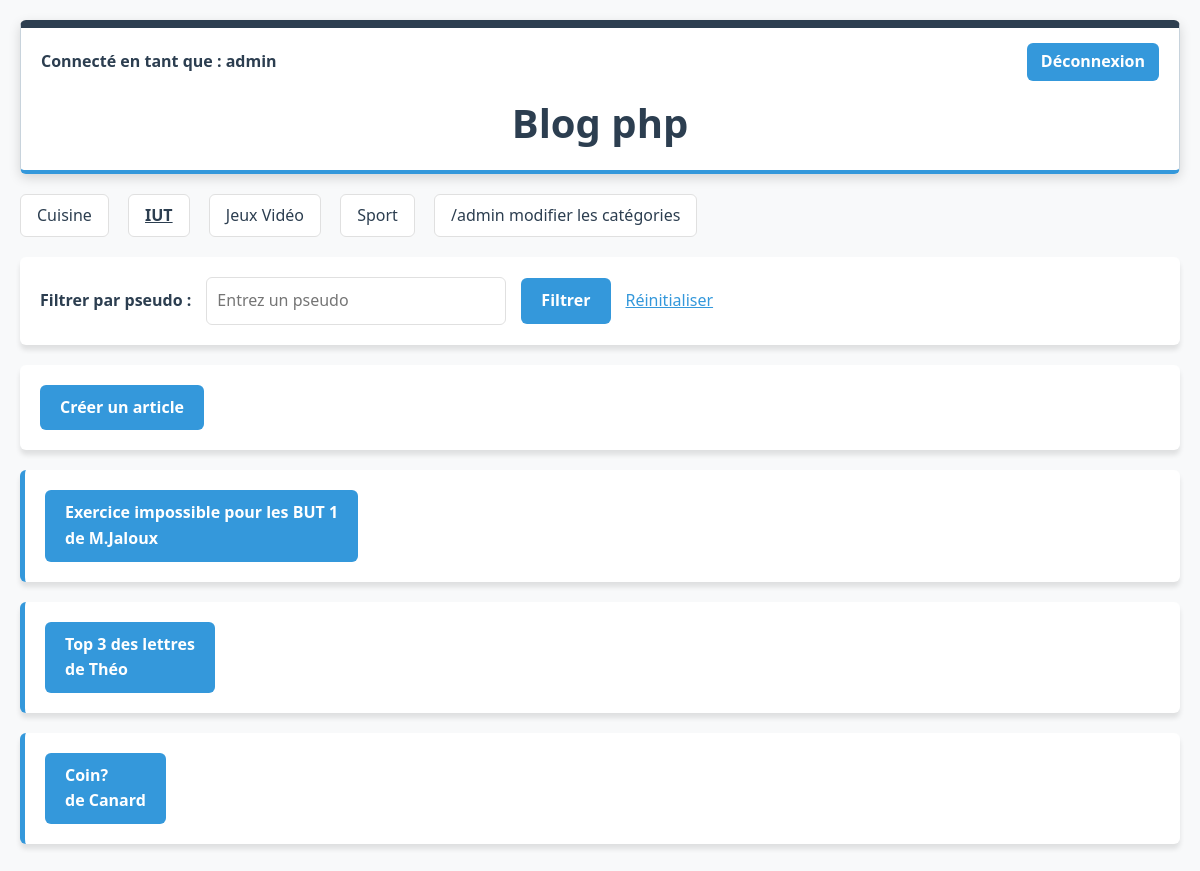
The page /php/index.php?categorie_id=3 (signed in) on the database its author committed.
### tables this page shows
CREATE TABLE IF NOT EXISTS `categorie` (
  `id` int NOT NULL AUTO_INCREMENT,
  `nom` varchar(100) NOT NULL,
  PRIMARY KEY (`id`),
  UNIQUE KEY `nom` (`nom`)
);

CREATE TABLE IF NOT EXISTS `article` (
  `id` int NOT NULL AUTO_INCREMENT,
  `titre` varchar(255) NOT NULL,
  `description` varchar(3000) NOT NULL,
  `pseudo` varchar(50) NOT NULL,
  PRIMARY KEY (`id`),
  KEY `fk_article_user` (`pseudo`)
);

### php/index.php (the view, shortened to what this page needs)
<?php
require_once('header.php');
require_once('fonction_accueil.php');
$donnees = recuperer_donnees_article();
$categories = $donnees['categories'];
$categorie_active = $donnees['categorie_active'];
$vals = $donnees['articles'];
?>
<?php
foreach ($categories as $cat) {
    ?>
    <a href="index.php?categorie_id=<?= $cat['id'] ?>"
        style="margin-right: 15px; <?= ($cat['id'] == $categorie_active && empty($_GET['pseudo'])) ? 'font-weight: bold; text-decoration: underline;' : '' ?>"><?= htmlspecialchars($cat['nom']) ?></a>
    <?php
}
if (isset($_SESSION["admin"]) && $_SESSION["admin"] === true) {
    ?> <a href="modifier_categories.php" ">/admin modifier les catégories</a>
    <?php
}
?>
<section>
    <form method="GET" action="">
        <label for="pseudo">Filtrer par pseudo :</label>
        <input type="text" name="pseudo" id="pseudo" placeholder="Entrez un pseudo" />
        <button type="submit">Filtrer</button>
        <a href="index.php">Réinitialiser</a>
    </form>
</section>
<section>
    <?php
    if (isset($_SESSION["connecter"])) {
        ?><a href="creation_article.php" ">Créer un article</a><?php
    } else {
        ?><a href="connexion.php" ">Créer un article</a><?php
    }
    ?>
</section>
<?php
if (!empty($vals)) {
    foreach ($vals as $row) {
        affiche_article($row['titre'], $row['pseudo'],$row['id']);
    }
} else {
    echo '<p>article(s) introuvable(s)</p>';
}
?>
<?php
require_once('footer.php');
?>

### php/fonction_accueil.php (shortened to what this page needs)
<?php
function affiche_article(?string $titreArticle, string $nomAuteur, int $id_article): void
{
	echo "<section class=article>";
	echo "<a href='./article.php?id_article=$id_article'";
	echo "<h3>" . htmlspecialchars($titreArticle) . "</h3>";
	echo "<p> de " . htmlspecialchars($nomAuteur) . "</p>";
	echo "</a>";
	echo "</section>";
}
function recuperer_donnees_article()
{
	try {
		$connexion = new PDO('mysql:host=localhost;dbname=blog;', 'root', '');
		$connexion->setAttribute(PDO::ATTR_ERRMODE, PDO::ERRMODE_EXCEPTION);
	} catch (PDOException $e) {
		die('Erreur PDO: ' . $e->getMessage());
	} catch (Exception $e) {
		die('Erreur Générale : ' . $e->getMessage());
	}
	$sql = 'SELECT * FROM categorie ORDER BY nom ASC';
	$query = $connexion->query($sql, PDO::FETCH_ASSOC);
	$categories = $query->fetchAll();
	if (isset($_GET['categorie_id'])) {
		$categorie_active = $_GET['categorie_id'];
	} elseif (isset($categories[0]['id'])) {
		$categorie_active = $categories[0]['id'];
	} else {
		$categorie_active = null;
	}
	if (isset($_GET['pseudo'])) {
		$stmt = $connexion->prepare("SELECT * FROM article WHERE pseudo = :pseudo");
		$stmt->execute(['pseudo' => $_GET['pseudo']]);
		$vals = $stmt->fetchAll(PDO::FETCH_ASSOC);
	} elseif ($categorie_active !== null) {
		$stmt = $connexion->prepare("
        SELECT article.*
        FROM article
        JOIN article_categorie ON article.id = article_categorie.article_id
        WHERE article_categorie.categorie_id = :cat_id
    ");
		$stmt->execute(['cat_id' => $categorie_active]);
		$vals = $stmt->fetchAll(PDO::FETCH_ASSOC);
	} else {
		$sql = 'SELECT * FROM article';
		$res = $connexion->query($sql, PDO::FETCH_ASSOC);
		$vals = $res->fetchAll();
	}
	return [
		'categories' => $categories,
		'categorie_active' => $categorie_active,
		'articles' => $vals
	];
}
?>

### css/style.css (style rules this page uses)
*, *::before, *::after { box-sizing: border-box; margin: 0; padding: 0; }
body { font-family: 'Segoe UI', system-ui, -apple-system, sans-serif; background-color: #f8f9fa; color: #333333; line-height: 1.6; padding: 20px; max-width: 1200px; margin: 0 auto; }
a { color: #3498db; }
section { background-color: #ffffff; padding: 20px; margin-bottom: 20px; border-radius: 6px; box-shadow: 0 5px 5px rgba(0, 0, 0, 0.1); }
.article { border-left: 5px solid #3498db; }
body > a { padding: 8px 16px; text-decoration: none; color: #2c3e50; background-color: #ffffff; border: 1px solid #e0e0e0; border-radius: 6px; transition: background-color 0.3s ease, color 0.3s ease; }
label { font-weight: 600; color: #2c3e50; }
input, select, textarea { padding: 10px; font: inherit; border: 1px solid #e0e0e0; border-radius: 6px; }
button, section > a { display: inline-block; padding: 10px 20px; font: inherit; font-weight: 600; color: #ffffff; text-decoration: none; background-color: #3498db; border: none; border-radius: 6px; cursor: pointer; transition: background-color 0.3s ease; }

### css/index.css (style rules this page uses)
body > a { display: inline-block; margin-bottom: 20px; }
form { display: flex; flex-wrap: wrap; align-items: center; gap: 15px; }
input[type="text"] { flex-grow: 1; max-width: 300px; }

### rows shown on the page
categorie: nom "Cuisine"
categorie: nom "IUT"
categorie: nom "Jeux Vidéo"
categorie: nom "Sport"
article: titre "Exercice impossible pour les BUT 1", pseudo "M.Jaloux"
article: titre "Top 3 des lettres", pseudo "Théo"
article: titre "Coin?", pseudo "Canard"

### other values the page prints
$_SESSION["pseudo"] "admin"
